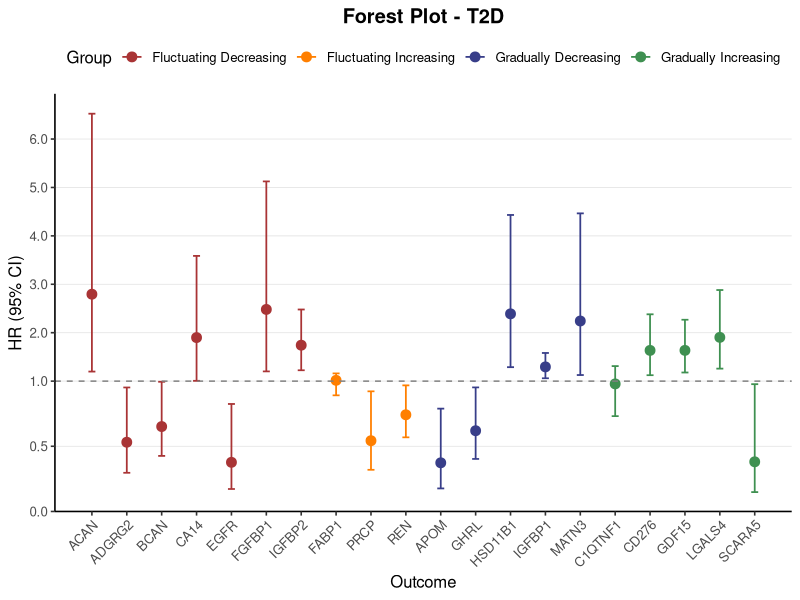
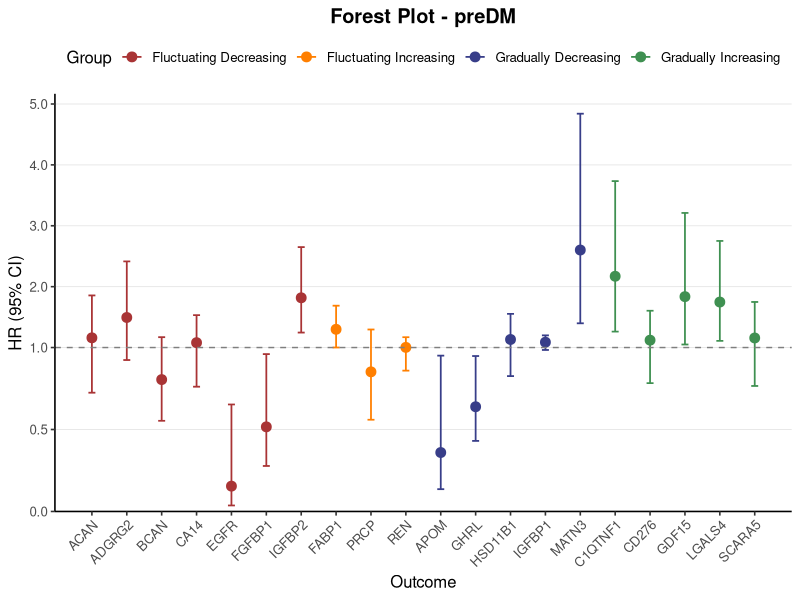

Here is the R script that generated these plots, in order:
# =============================
# 1. Load packages
# =============================
library(tidyverse)
library(data.table)
library(ggplot2)
library(scales)

# =============================
# 2. Read data
# =============================
j00_file <- fread("./data/data_fdr_trend.csv")

j00_clean <- j00_file %>%
  mutate(
    Trend = recode(
      Trend,
      "Gradually decreasing" = "Gradually Decreasing"
    )
  )

# =============================
# 3. Intra-group row selection
# =============================
j01_selected <- j00_clean %>%
  group_by(group, Protein) %>%
  mutate(
    has_sig = any(p_value < 0.05, na.rm = TRUE),
    keep_row = case_when(
      has_sig & p_value < 0.05 ~ TRUE,
      !has_sig & Outcome == "Dementia" ~ TRUE,
      TRUE ~ FALSE
    )
  ) %>%
  filter(keep_row) %>%
  filter(
    if (n() > 1) {
      if (any(HR > 1, na.rm = TRUE)) {
        HR == max(HR, na.rm = TRUE)
      } else {
        HR == min(HR, na.rm = TRUE)
      }
    } else {
      TRUE
    }
  ) %>%
  ungroup() %>%
  select(-has_sig, -keep_row)

# =============================
# 4. Global significance filter
# =============================
valid_proteins <- j01_selected %>%
  group_by(Protein) %>%
  summarise(min_p = min(p_value, na.rm = TRUE), .groups = "drop") %>%
  filter(min_p < 0.05) %>%
  pull(Protein)

j01_final <- j01_selected %>%
  filter(Protein %in% valid_proteins)

# =============================
# 5. Data alignment
# =============================
skeleton <- tibble(Protein = valid_proteins)

j01_T2D <- skeleton %>%
  left_join(
    j01_final %>% filter(group == "T2D"),
    by = "Protein"
  )

j01_preDM <- skeleton %>%
  left_join(
    j01_final %>% filter(group == "Pre-DM"),
    by = "Protein"
  )

save(j01_T2D, j01_preDM, file = "./data/frost-filtered.Rdata")

# =============================
# 6. Custom axis transformation
# =============================
zoom_ratio <- 0.35

custom_split_trans <- function(ratio = 0.5, y_max = 6) {
  slope_upper <- (1 - ratio) / (y_max - 1)
  
  trans_new(
    name = "custom_split",
    transform = function(x) {
      ifelse(
        x <= 1,
        x * ratio,
        ratio + (x - 1) * slope_upper
      )
    },
    inverse = function(x) {
      ifelse(
        x <= ratio,
        x / ratio,
        1 + (x - ratio) / slope_upper
      )
    }
  )
}

# =============================
# 7. Forest plots
# =============================
for (f01 in c("T2D", "preDM")) {
  
  df <- get(paste0("j01_", f01)) %>%
    filter(!is.na(HR)) %>%
    arrange(Trend, Protein) %>%
    mutate(
      Protein = factor(Protein, levels = unique(Protein)),
      Group   = Trend,
      OR      = as.numeric(HR),
      CI_low  = as.numeric(conf_low),
      CI_high = as.numeric(conf_high),
      x_numeric = as.numeric(Protein)
    )
  
  p01 <- ggplot(df, aes(x = x_numeric, y = OR, color = Group)) +
    geom_errorbar(
      aes(ymin = CI_low, ymax = CI_high),
      width = 0.2,
      linewidth = 0.6
    ) +
    geom_point(size = 3) +
    geom_hline(
      yintercept = 1,
      linetype = "dashed",
      color = "grey50",
      linewidth = 0.5
    ) +
    scale_x_continuous(
      breaks = df$x_numeric,
      labels = df$Protein,
      expand = expansion(mult = 0.05)
    ) +
    scale_y_continuous(
      trans = custom_split_trans(ratio = zoom_ratio, y_max = 6),
      breaks = c(0, 0.5, 1, 2, 3, 4, 5, 6),
      limits = c(0, NA),
      expand = expansion(mult = c(0, 0.05))
    ) +
    scale_color_manual(
      values = c(
        "Fluctuating Decreasing" = "#A93435",
        "Fluctuating Increasing" = "#FF7F00",
        "Gradually Decreasing"   = "#383E89",
        "Gradually Increasing"   = "#3F9051"
      )
    ) +
    labs(
      x = "Outcome",
      y = "HR (95% CI)",
      title = paste("Forest Plot -", f01)
    ) +
    theme_classic(base_size = 12) +
    theme(
      plot.title = element_text(hjust = 0.5, face = "bold"),
      axis.text.x = element_text(angle = 45, hjust = 1),
      legend.position = "top",
      panel.grid.major.y = element_line(color = "grey90", linewidth = 0.3)
    )
  
  file_name <- paste0("./results/", f01, "_ForestPlot_Dot.pdf")
  
  ggsave(
    file_name,
    plot = p01,
    width = 7,
    height = 3.5
  )
}
